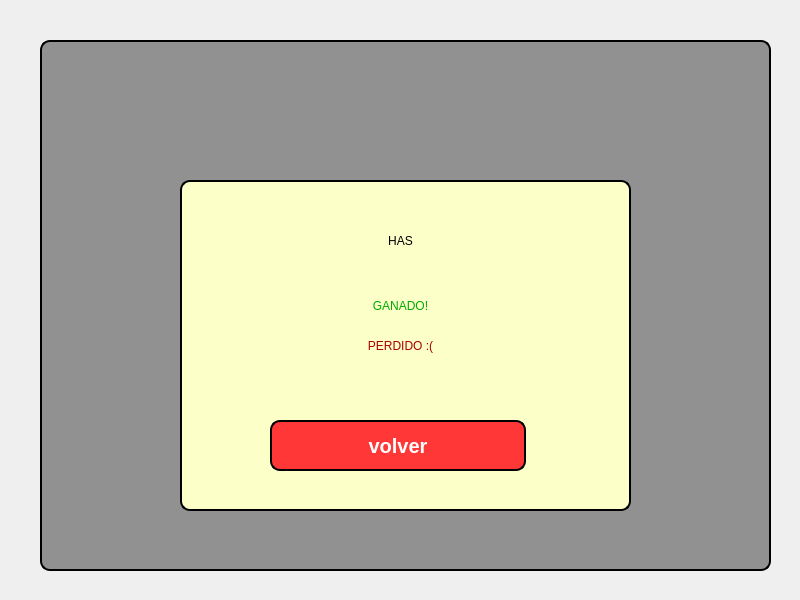
<?xml version="1.0" encoding="UTF-8"?>
<ui version="4.0">
 <class>MainWindow</class>
 <widget class="QMainWindow" name="MainWindow">
  <property name="geometry">
   <rect>
    <x>0</x>
    <y>0</y>
    <width>800</width>
    <height>600</height>
   </rect>
  </property>
  <property name="windowTitle">
   <string>MainWindow</string>
  </property>
  <widget class="QWidget" name="centralwidget">
   <widget class="QLabel" name="label">
    <property name="geometry">
     <rect>
      <x>0</x>
      <y>0</y>
      <width>800</width>
      <height>600</height>
     </rect>
    </property>
    <property name="minimumSize">
     <size>
      <width>800</width>
      <height>600</height>
     </size>
    </property>
    <property name="maximumSize">
     <size>
      <width>800</width>
      <height>600</height>
     </size>
    </property>
    <property name="text">
     <string/>
    </property>
    <property name="pixmap">
     <pixmap>../../sprites/background/fight_v2.png</pixmap>
    </property>
    <property name="scaledContents">
     <bool>true</bool>
    </property>
   </widget>
   <widget class="QLabel" name="label_3">
    <property name="geometry">
     <rect>
      <x>40</x>
      <y>40</y>
      <width>731</width>
      <height>531</height>
     </rect>
    </property>
    <property name="styleSheet">
     <string notr="true">border-style: outset;
    border-width: 2px;
    border-radius: 10px;
background-color: rgb(0, 0, 0);
background-color: rgba(0, 0, 0, 100);
    font: bold 14px;
    min-width: 10em;
    padding: 6px;</string>
    </property>
    <property name="text">
     <string/>
    </property>
   </widget>
   <widget class="QPushButton" name="seleccion">
    <property name="geometry">
     <rect>
      <x>270</x>
      <y>420</y>
      <width>256</width>
      <height>51</height>
     </rect>
    </property>
    <property name="minimumSize">
     <size>
      <width>256</width>
      <height>0</height>
     </size>
    </property>
    <property name="styleSheet">
     <string notr="true">border-style: outset;
    border-width: 2px;
    border-radius: 10px;
background-color: rgb(255, 55, 55);

    font: bold 20px;
    min-width: 10em;
    padding: 6px;
border-color: rgb(0, 0, 0);
color: rgb(255, 255, 255);</string>
    </property>
    <property name="text">
     <string>volver</string>
    </property>
   </widget>
   <widget class="QLabel" name="label_4">
    <property name="geometry">
     <rect>
      <x>180</x>
      <y>180</y>
      <width>451</width>
      <height>331</height>
     </rect>
    </property>
    <property name="styleSheet">
     <string notr="true">border-style: outset;
    border-width: 2px;
    border-radius: 10px;
background-color: rgb(0, 0, 0);
background-color: rgba(0, 0, 0, 100);
    font: bold 14px;
    min-width: 10em;
    padding: 6px;
background-color: rgb(253, 255, 201);</string>
    </property>
    <property name="text">
     <string/>
    </property>
   </widget>
   <widget class="QLabel" name="label_2">
    <property name="geometry">
     <rect>
      <x>320</x>
      <y>190</y>
      <width>161</width>
      <height>101</height>
     </rect>
    </property>
    <property name="styleSheet">
     <string notr="true">font: 81 20pt &quot;Rockwell Extra Bold&quot;;</string>
    </property>
    <property name="text">
     <string>HAS</string>
    </property>
    <property name="alignment">
     <set>Qt::AlignCenter</set>
    </property>
   </widget>
   <widget class="QLabel" name="victoria">
    <property name="geometry">
     <rect>
      <x>290</x>
      <y>270</y>
      <width>221</width>
      <height>71</height>
     </rect>
    </property>
    <property name="styleSheet">
     <string notr="true">font: 81 20pt &quot;Rockwell Extra Bold&quot;;
color: rgb(0, 170, 0);</string>
    </property>
    <property name="text">
     <string>GANADO!</string>
    </property>
    <property name="alignment">
     <set>Qt::AlignCenter</set>
    </property>
   </widget>
   <widget class="QLabel" name="derrota">
    <property name="geometry">
     <rect>
      <x>290</x>
      <y>310</y>
      <width>221</width>
      <height>71</height>
     </rect>
    </property>
    <property name="styleSheet">
     <string notr="true">font: 81 20pt &quot;Rockwell Extra Bold&quot;;
color: rgb(170, 0, 0);</string>
    </property>
    <property name="text">
     <string>PERDIDO :(</string>
    </property>
    <property name="alignment">
     <set>Qt::AlignCenter</set>
    </property>
   </widget>
   <zorder>label</zorder>
   <zorder>label_3</zorder>
   <zorder>label_4</zorder>
   <zorder>seleccion</zorder>
   <zorder>label_2</zorder>
   <zorder>victoria</zorder>
   <zorder>derrota</zorder>
  </widget>
 </widget>
 <resources/>
 <connections/>
</ui>
